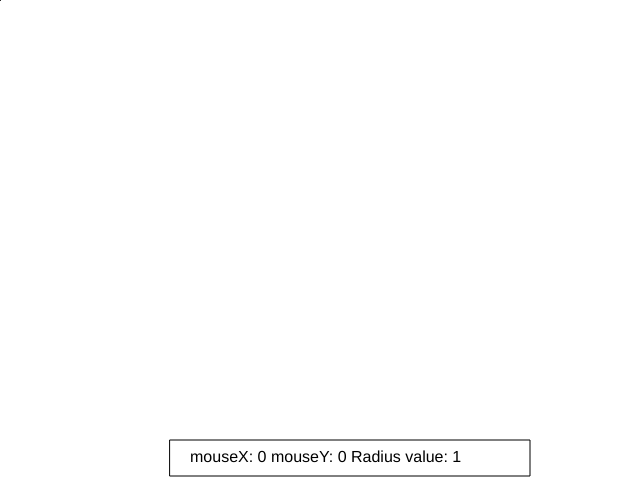
Frame 1 (no input)
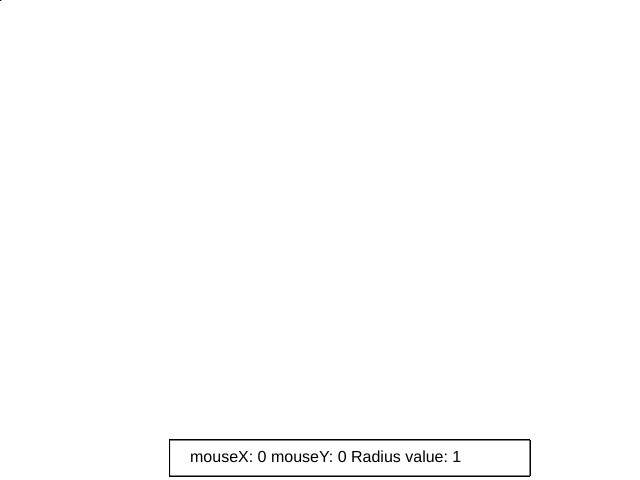
Frame 60 (no input)
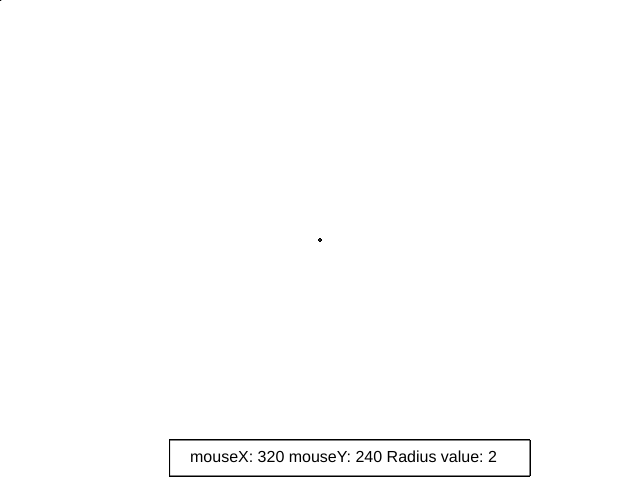
Frame 120 (the mouse pressed at the canvas centre since frame 60)

The p5.js sketch that drew these frames (run headless with seeded random() and noise() and a simulated clock; from frame 60 on, the mouse is pressed at the canvas centre):

// p5.js sketch
// ── sketch.js
var radiusVal = 0;
var moveType = "plus"; 
var textString = ""; 

function setup() { 
    createCanvas(640, 480); 
    background(255); 
    textSize(16); 
} 

function draw() { 
    displayText(mouseX, mouseY, radiusVal)
    ellipse(mouseX, mouseY, radiusVal, radiusVal);  
}

function mouseMoved() {
	if (moveType == "plus") { 
		radiusVal++; 
	} else {
		radiusVal--; 
	}
}

function mouseClicked() {
	// fill(random(255),random(255),random(255));
	if (moveType == "plus") {
    	moveType = "minus"
    } else {
        moveType = "plus"; 
    }
}


function displayText(_mouseX, _mouseY, _radiusVal) {
	rect(170, 440, 360, 36); 
	var localText = "mouseX: " + _mouseX + " mouseY: "  + _mouseY + " Radius value: "  + _radiusVal; 
	console.log(localText); 
	text(localText, 190, 450, 340, 18); 
} 
